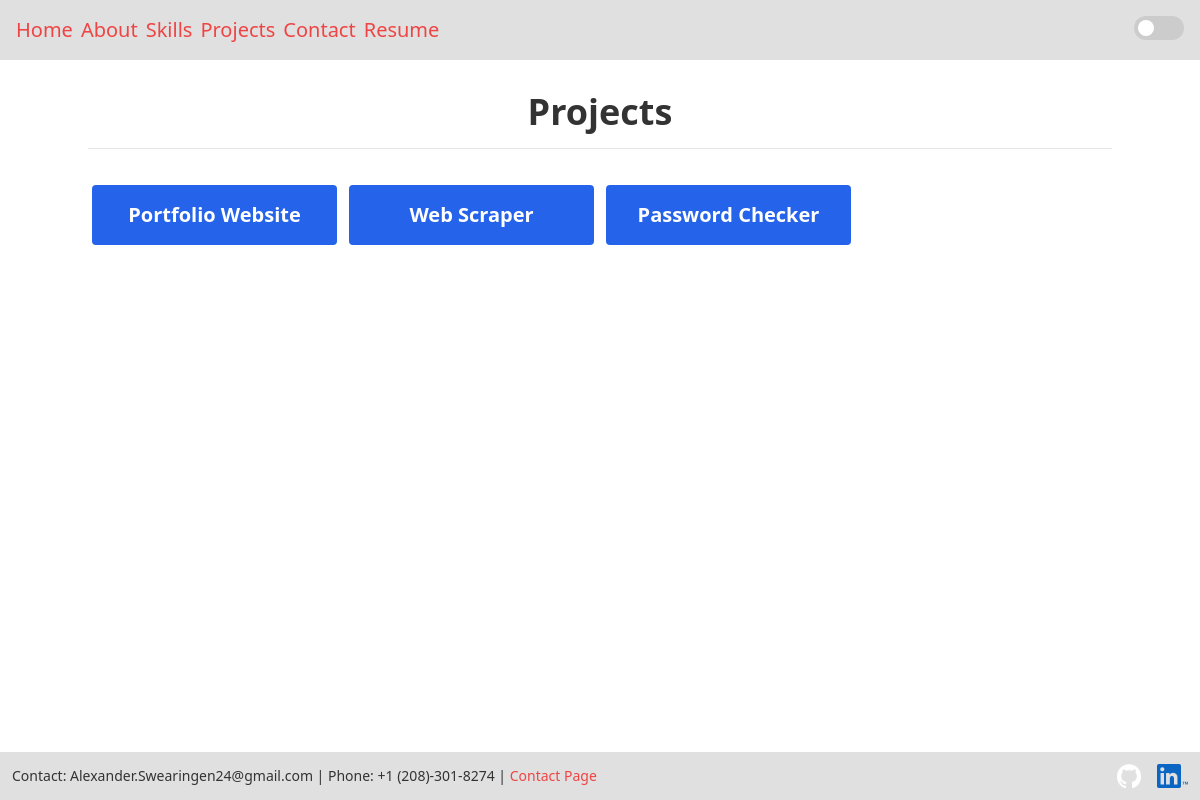
/projects/, run on the app's committed database.
### portfo/models.py (models this page shows, shortened)
class Project(models.Model):
    name = models.CharField(max_length=100)
    description = models.TextField(blank=True, null=True)
    source_code = models.URLField(blank=True, null=True)
    frameworks = models.TextField(max_length=200, blank=True, null=True)
    features = models.CharField(max_length=200, blank=True, null=True)
    installation = models.CharField(max_length=200, blank=True, null=True)

### portfo/views.py (the view)
# urls.py: path('projects/', project_view, name='projects-page'),
def project_view(request):
    projects = Project.objects.all()
    context = {
        'projects': projects
    }
    return render(request, 'portfo/projects_page.html', context)

### portfo/templates/portfo/projects_page.html (shortened to what this page needs)
{% extends "portfo/_base.html" %}
{% block content %}
    <header class="text-center">
        <h1 class="text-4xl font-bold mb-4">Projects</h1>
        <hr>
    </header>
    <section class="grid grid-cols-1 sm:grid-cols-2 md:grid-cols-3 lg:grid-cols-4 xl:grid-cols-5 gap-1 mt-8">
        {% for project in projects %}
            <a href="{% url 'project-detail' project.pk  %}">
                <div class="text-center bg-blue-600 p-4 m-1 text-white rounded hover:shadow-2xl hover:cursor-pointer hover:bg-red-500 hover:text-white">
                    <h3 class="text-xl font-bold">{{ project.name }}</h3>
                </div>
            </a>
        {% endfor %}
    </section>
{% endblock content %}

### portfo/static/portfo/CSS/darkMode.css (style rules this page uses)
:root { --background-color-light: #ffffff; --footer-nav-color-light: #e0e0e0; --text-color-light: #333333; --background-color-dark: #121212; --footer-nav-color-dark: #272727; --text-color-dark: #ffffff; }
body { background-color: var(--background-color-light); color: var(--text-color-light); }

### portfo/static/portfo/CSS/navSideBar.css (style rules this page uses)
body { margin: 0; font-family: 'Arial', sans-serif; }

### data on the page
Project: name "Portfolio Website"
Project: name "Web Scraper"
Project: name "Password Checker"
